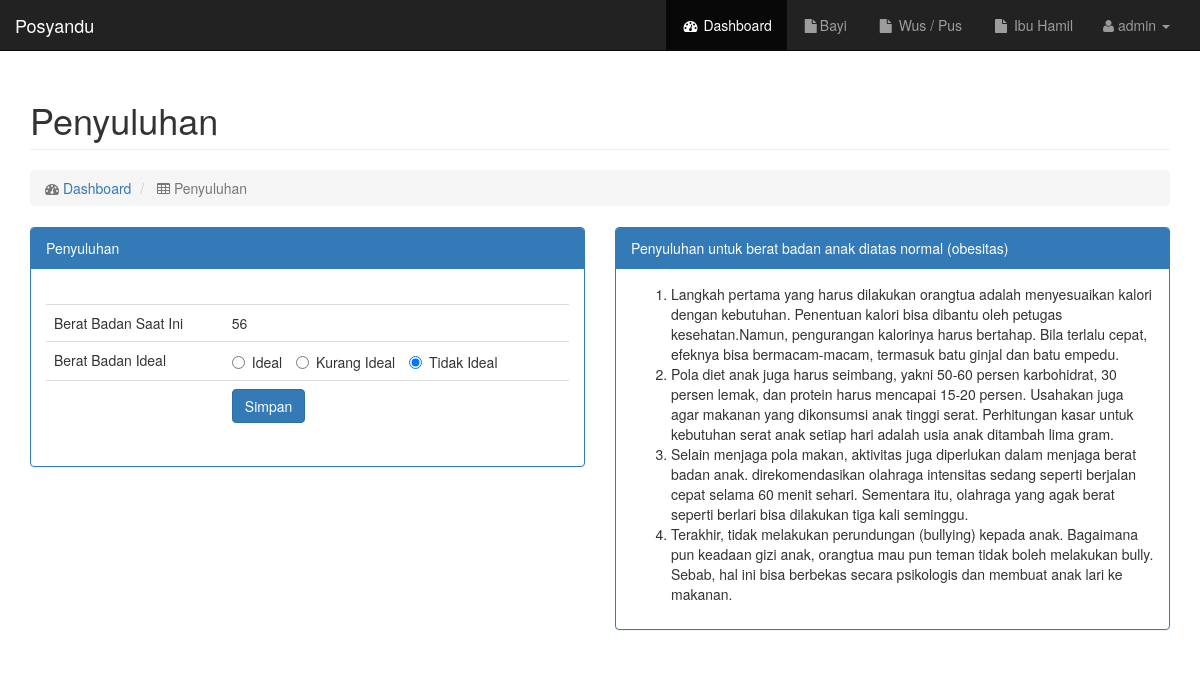
/admin/penyuluhan.php?id=1 (signed in), run on the app's committed database.
### tables this page shows
CREATE TABLE `bayi` (
  `id_bayi` int(11) NOT NULL,
  `nm_ibu` varchar(50) NOT NULL,
  `nm_bayi` varchar(50) NOT NULL,
  `no_reg` varchar(30) NOT NULL,
  `bulan_lahir` text NOT NULL,
  `tahun_lahir` varchar(4) NOT NULL,
  `berat_badan` int(11) NOT NULL,
  `asi_eks` int(11) NOT NULL,
  `bb_ideal` int(11) DEFAULT NULL,
  `vit_a` int(11) NOT NULL DEFAULT '0',
  `mp_asi` int(11) NOT NULL DEFAULT '0',
  `pmt` int(11) NOT NULL DEFAULT '0',
  `tablet_besi` int(11) NOT NULL DEFAULT '0',
  `hepatitis_b` int(11) NOT NULL DEFAULT '0',
  `poso` int(11) NOT NULL DEFAULT '0',
  `dtp` int(11) NOT NULL DEFAULT '0',
  `campak` int(11) NOT NULL DEFAULT '0',
  `hib` int(11) NOT NULL DEFAULT '0',
  `rotavirus` int(11) NOT NULL DEFAULT '0'
);

### admin/penyuluhan.php (the view, shortened to what this page needs)
<?php
require_once "../config.php";
include "../template/header.php";
include "../template/menu.php";
$id_bayi = $_REQUEST['id'];
$sql = "select * from bayi where id_bayi = $id_bayi";
$que = $conn->prepare($sql);
$que->execute();
$que->setFetchMode(PDO::FETCH_OBJ);
$stmt = $que->fetch();
?>
<div id="page-wrapper">
  <div class="container">
    <div class="row">
      <div class="col-md-12">
        <h1 class="page-header">
          Penyuluhan
        </h1>
        <ol class="breadcrumb">
          <li class="active">
            <i class="fa fa-dashboard"></i>  <a href="index.php">Dashboard</a>
          </li>
          <li class="active">
            <i class="fa fa-table"></i> Penyuluhan
          </li>
        </ol>
      </div>
    </div>
    <div class="row">
      <div class="col-md-12">
      </div>
    </div>
  <div class="row">
      <div class="col-md-6">
        <div class="panel panel-primary">
          <div class="panel-heading">
            Penyuluhan
          </div>
          <div class="panel-body">
            <div class="table-responsive" style="margin-top:20px">
              <table class="table table-hover">
               <tr>
                <td>Berat Badan Saat Ini</td>
                <td><?= $stmt->berat_badan ?></td>
              </tr>
              <form role="form" action="proBayi.php?action=updateBB" method="post">
               <tr>
                <td>Berat Badan Ideal</td>
                <td>
                  <label class="radio-inline">
                    <input type="radio" name="bb_ideal" <?= $stmt->bb_ideal == 2 ? 'checked' : ''; ?> value="2">Ideal
                  </label>
                  <label class="radio-inline">
                    <input type="radio" name="bb_ideal" <?= $stmt->bb_ideal == 1 ? 'checked' : ''; ?>  value="1">Kurang Ideal
                  </label>
                  <label class="radio-inline">
                    <input type="radio" name="bb_ideal" <?= $stmt->bb_ideal == 0 ? 'checked' : ''; ?>  value="0">Tidak Ideal
                  </label>
                </td>
              </tr>
              <tr>
                <td></td>
                <td><Button class="btn btn-primary btn-xl page-scroll">Simpan</Button></td>
              </tr>
            </form>
            </table>
          </div>
        </div>
      </div>
    </div>
<?php if($stmt->bb_ideal == 0){ ?>
  <div class="col-md-6">
    <div class="panel panel-primary">
      <div class="panel-heading">
        Penyuluhan untuk berat badan anak diatas normal (obesitas)
      </div>
      <div class="panel-body">
      <ol>
        <li>Langkah pertama yang harus dilakukan orangtua adalah menyesuaikan kalori dengan kebutuhan. Penentuan kalori bisa dibantu oleh petugas kesehatan.Namun, pengurangan kalorinya harus bertahap. Bila terlalu cepat, efeknya bisa bermacam-macam, termasuk batu ginjal dan batu empedu.</li>
        <li>Pola diet anak juga harus seimbang, yakni 50-60 persen karbohidrat, 30 persen lemak, dan protein harus mencapai 15-20 persen. Usahakan juga agar makanan yang dikonsumsi anak tinggi serat. Perhitungan kasar untuk kebutuhan serat anak setiap hari adalah usia anak ditambah lima gram.</li>
        <li>Selain menjaga pola makan, aktivitas juga diperlukan dalam menjaga berat badan anak. direkomendasikan olahraga intensitas sedang seperti berjalan cepat selama 60 menit sehari. Sementara itu, olahraga yang agak berat seperti berlari bisa dilakukan tiga kali seminggu.</li>
        <li>Terakhir, tidak melakukan perundungan (bullying) kepada anak. Bagaimana pun keadaan gizi anak, orangtua mau pun teman tidak boleh melakukan bully. Sebab, hal ini bisa berbekas secara psikologis dan membuat anak lari ke makanan.</li>
      </ol>
      </div>
    </div>
  </div>
</div>
  <?php } ?>
</div>
</div>
<?php include "../template/footer.php"; ?>

### css/sb-admin.css (style rules this page uses)
body { margin-top: 100px; background-color: #222; }
@media (min-width:768px) { body { margin-top: 50px; } }
#page-wrapper { width: 100%; padding: 0; background-color: #fff; }
@media (min-width:768px) { #page-wrapper { padding: 10px; } }

### admin/penyuluhan.php (style rules this page uses)
.container { min-height: 800px; }

### data on the page
bayi: berat_badan "56", bb_ideal "☐ Ideal", bb_ideal "☐ Kurang Ideal", bb_ideal "☑ Tidak Ideal"

### other printed values
$_SESSION['username'] "admin"
